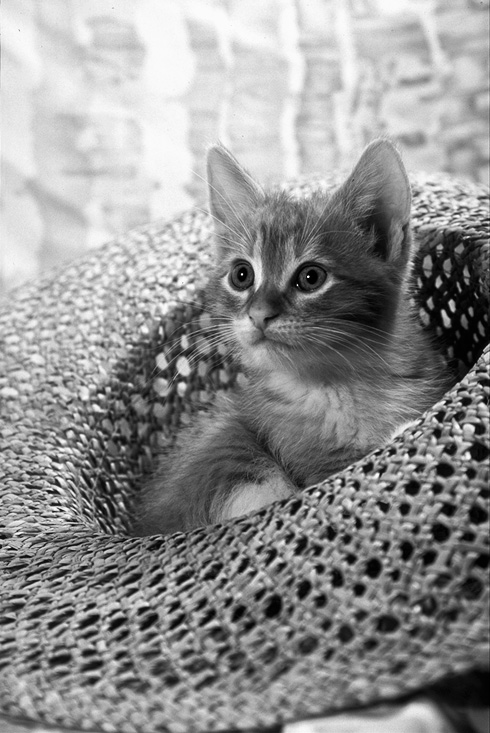
#> input picture I part/cat.png, 490 x 733 px
$ python zadatak2.3.py
#> lines starting #> are read from the running program, lines starting #| are printed output that depends on the picture
from skimage import io
import numpy as np
import plotly.express as px

img = io.imread('cat.png')
#> img is the input picture: shape (733, 490); min 0, max 254, mean 146
lut1 = np.linspace(0, 30, 71)
lut2 = np.linspace(30, 200, 200-70+1)
lut3 = np.linspace(200, 255, 256-200)
LUT = np.concatenate((lut1[:-1], lut2[:-1], lut3), axis=0)
LUT_n = 255 - LUT

img_n = LUT_n[img]
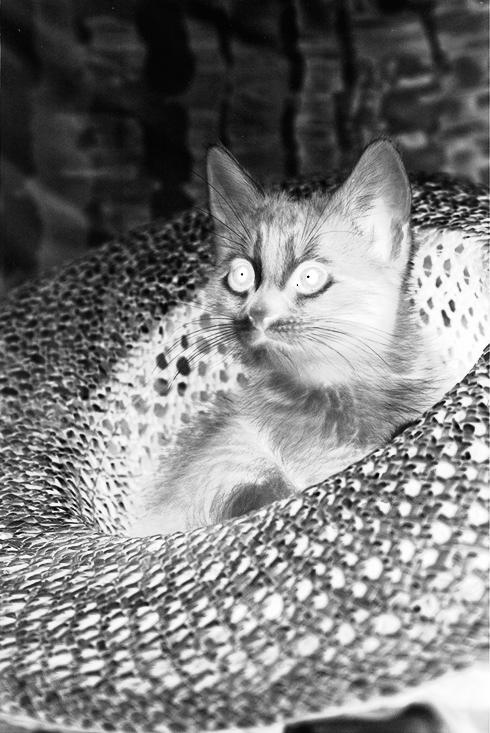
#> img_n: shape (733, 490) float64; min 1, max 255, mean 123.6
fig = px.imshow(img_n, color_continuous_scale='gray')
fig.show()

$ run again, with I part/cookies.png copied over I part/cat.png
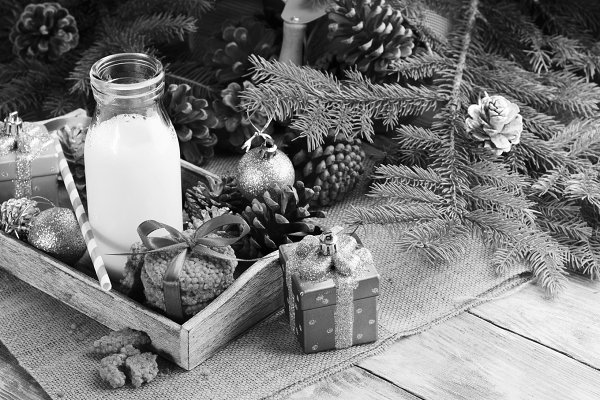
#> input picture I part/cookies.png, 600 x 400 px
#> img is the input picture: shape (400, 600); min 0, max 255, mean 122.4
#> `img_n = LUT_n[img]`:
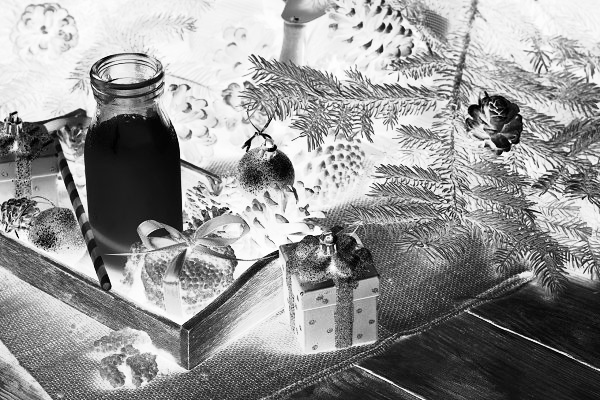
#> img_n: shape (400, 600) float64; min 0, max 255, mean 149

$ run again, with I part/deda_mraz.png copied over I part/cat.png
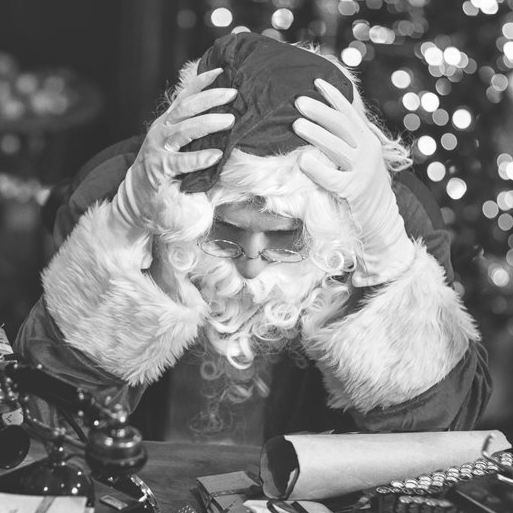
#> input picture I part/deda_mraz.png, 513 x 513 px
#> img is the input picture: shape (513, 513); min 26, max 255, mean 124.8
#> `img_n = LUT_n[img]`:
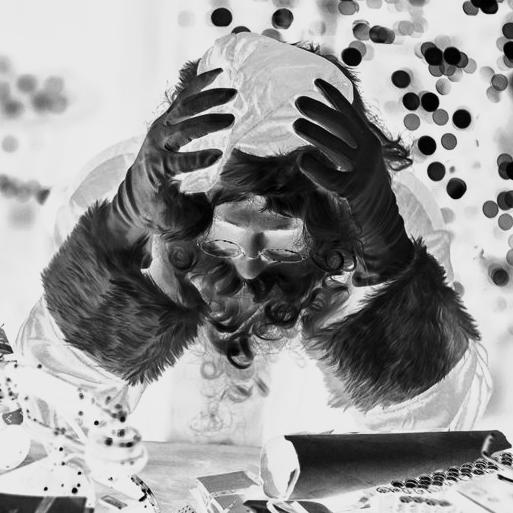
#> img_n: shape (513, 513) float64; min 0, max 243.9, mean 151

$ run again, with I part/hand.png copied over I part/cat.png
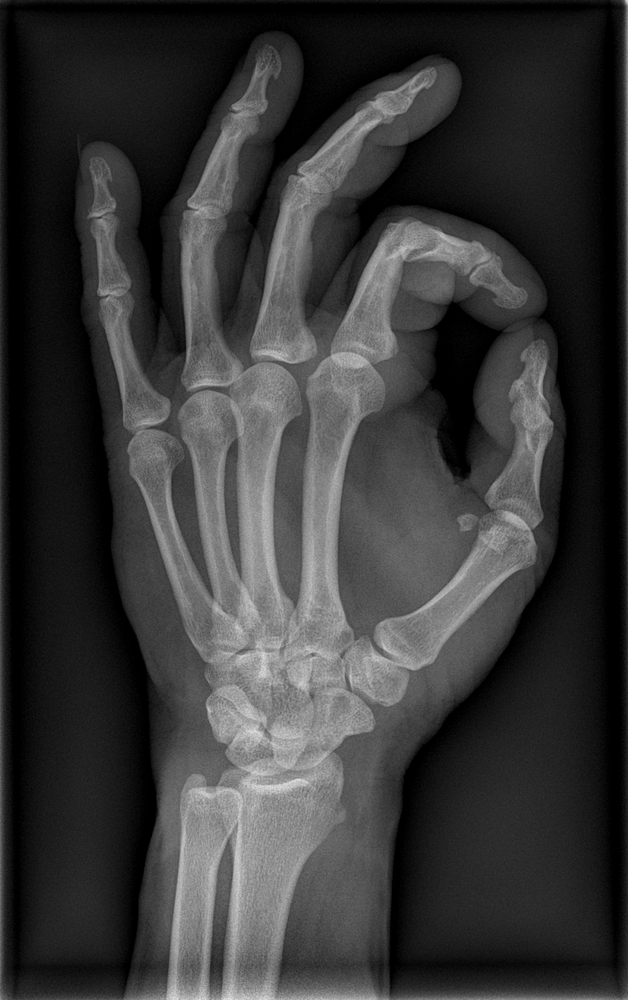
#> input picture I part/hand.png, 628 x 1000 px, shrunk from 1020 x 1623 before the run
#> img is the input picture: shape (1000, 628); min 0, max 227, mean 56.1
#> `img_n = LUT_n[img]`:
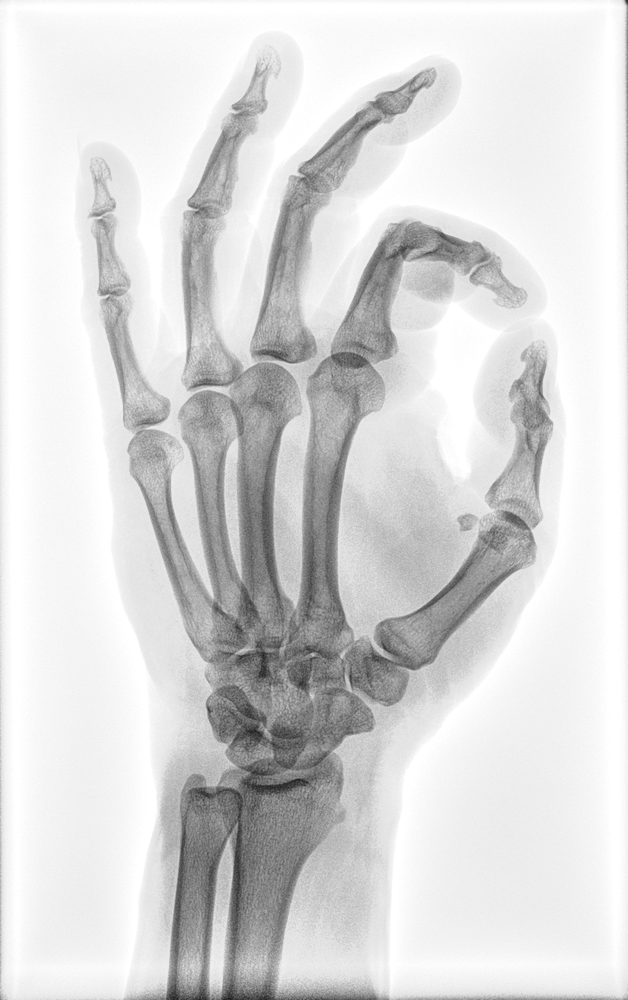
#> img_n: shape (1000, 628) float64; min 28, max 255, mean 217.2
